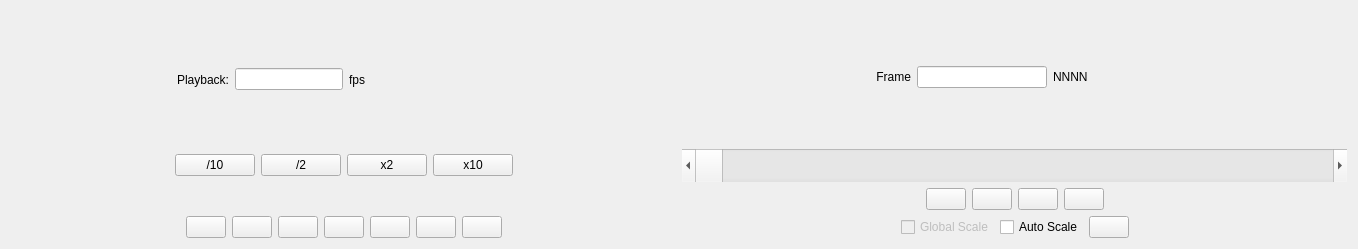
<?xml version="1.0" encoding="UTF-8"?>
<ui version="4.0">
 <class>cubeCtrl</class>
 <widget class="QWidget" name="cubeCtrl">
  <property name="geometry">
   <rect>
    <x>0</x>
    <y>0</y>
    <width>1358</width>
    <height>249</height>
   </rect>
  </property>
  <property name="windowTitle">
   <string>Form</string>
  </property>
  <layout class="QGridLayout" name="gridLayout_2">
   <item row="0" column="0">
    <layout class="QHBoxLayout" name="hlayoutTop" stretch="1,1">
     <item>
      <layout class="QVBoxLayout" name="vlayoutPlayback" stretch="4,4,1,4">
       <item>
        <layout class="QHBoxLayout" name="hlayoutPlayback" stretch="2,2,2,4,2">
         <item>
          <spacer name="horizontalSpacer_5">
           <property name="orientation">
            <enum>Qt::Horizontal</enum>
           </property>
           <property name="sizeHint" stdset="0">
            <size>
             <width>40</width>
             <height>20</height>
            </size>
           </property>
          </spacer>
         </item>
         <item>
          <widget class="QLabel" name="labelPlayback">
           <property name="text">
            <string>Playback:</string>
           </property>
           <property name="alignment">
            <set>Qt::AlignRight|Qt::AlignTrailing|Qt::AlignVCenter</set>
           </property>
          </widget>
         </item>
         <item>
          <widget class="QLineEdit" name="lineEditFPS">
           <property name="focusPolicy">
            <enum>Qt::ClickFocus</enum>
           </property>
          </widget>
         </item>
         <item>
          <widget class="QLabel" name="labelFPS">
           <property name="text">
            <string>fps</string>
           </property>
          </widget>
         </item>
         <item>
          <spacer name="horizontalSpacer_6">
           <property name="orientation">
            <enum>Qt::Horizontal</enum>
           </property>
           <property name="sizeHint" stdset="0">
            <size>
             <width>40</width>
             <height>20</height>
            </size>
           </property>
          </spacer>
         </item>
        </layout>
       </item>
       <item>
        <layout class="QHBoxLayout" name="hlayoutFPSMult">
         <item>
          <spacer name="horizontalSpacer_7">
           <property name="orientation">
            <enum>Qt::Horizontal</enum>
           </property>
           <property name="sizeHint" stdset="0">
            <size>
             <width>40</width>
             <height>20</height>
            </size>
           </property>
          </spacer>
         </item>
         <item>
          <widget class="QPushButton" name="buttonFPSD10">
           <property name="focusPolicy">
            <enum>Qt::NoFocus</enum>
           </property>
           <property name="toolTip">
            <string>fps /10</string>
           </property>
           <property name="text">
            <string>/10</string>
           </property>
          </widget>
         </item>
         <item>
          <widget class="QPushButton" name="buttonFPSD2">
           <property name="focusPolicy">
            <enum>Qt::NoFocus</enum>
           </property>
           <property name="toolTip">
            <string>fps /2</string>
           </property>
           <property name="text">
            <string>/2</string>
           </property>
          </widget>
         </item>
         <item>
          <widget class="QPushButton" name="buttonFPSX2">
           <property name="focusPolicy">
            <enum>Qt::NoFocus</enum>
           </property>
           <property name="toolTip">
            <string>fps x2</string>
           </property>
           <property name="text">
            <string>x2</string>
           </property>
          </widget>
         </item>
         <item>
          <widget class="QPushButton" name="buttonFPSX10">
           <property name="focusPolicy">
            <enum>Qt::NoFocus</enum>
           </property>
           <property name="toolTip">
            <string>fps x10</string>
           </property>
           <property name="text">
            <string>x10</string>
           </property>
          </widget>
         </item>
         <item>
          <spacer name="horizontalSpacer_8">
           <property name="orientation">
            <enum>Qt::Horizontal</enum>
           </property>
           <property name="sizeHint" stdset="0">
            <size>
             <width>40</width>
             <height>20</height>
            </size>
           </property>
          </spacer>
         </item>
        </layout>
       </item>
       <item>
        <spacer name="verticalSpacer">
         <property name="orientation">
          <enum>Qt::Vertical</enum>
         </property>
         <property name="sizeHint" stdset="0">
          <size>
           <width>20</width>
           <height>40</height>
          </size>
         </property>
        </spacer>
       </item>
       <item>
        <layout class="QHBoxLayout" name="hlayoutPlayButtons">
         <item>
          <spacer name="horizontalSpacer_9">
           <property name="orientation">
            <enum>Qt::Horizontal</enum>
           </property>
           <property name="sizeHint" stdset="0">
            <size>
             <width>40</width>
             <height>20</height>
            </size>
           </property>
          </spacer>
         </item>
         <item>
          <widget class="QPushButton" name="buttonFastFastBackward">
           <property name="focusPolicy">
            <enum>Qt::NoFocus</enum>
           </property>
           <property name="toolTip">
            <string>reverse x10</string>
           </property>
           <property name="text">
            <string/>
           </property>
           <property name="icon">
            <iconset resource="../res/imviewer.qrc">
             <normaloff>:/icons/step-backward-2.svg</normaloff>
             <disabledoff>:/icons/step-backward-2.svg</disabledoff>:/icons/step-backward-2.svg</iconset>
           </property>
           <property name="iconSize">
            <size>
             <width>48</width>
             <height>48</height>
            </size>
           </property>
          </widget>
         </item>
         <item>
          <widget class="QPushButton" name="buttonFastBackward">
           <property name="focusPolicy">
            <enum>Qt::NoFocus</enum>
           </property>
           <property name="toolTip">
            <string>reverse x2</string>
           </property>
           <property name="text">
            <string/>
           </property>
           <property name="icon">
            <iconset resource="../res/imviewer.qrc">
             <normaloff>:/icons/step-backward.svg</normaloff>
             <disabledoff>:/icons/step-backward.svg</disabledoff>:/icons/step-backward.svg</iconset>
           </property>
           <property name="iconSize">
            <size>
             <width>48</width>
             <height>48</height>
            </size>
           </property>
          </widget>
         </item>
         <item>
          <widget class="QPushButton" name="buttonPlayBackward">
           <property name="focusPolicy">
            <enum>Qt::NoFocus</enum>
           </property>
           <property name="toolTip">
            <string>reverse x1</string>
           </property>
           <property name="text">
            <string/>
           </property>
           <property name="icon">
            <iconset resource="../res/imviewer.qrc">
             <normaloff>:/icons/play-reverse-48.png</normaloff>
             <disabledoff>:/icons/play-reverse-48.png</disabledoff>:/icons/play-reverse-48.png</iconset>
           </property>
           <property name="iconSize">
            <size>
             <width>48</width>
             <height>48</height>
            </size>
           </property>
          </widget>
         </item>
         <item>
          <widget class="QPushButton" name="buttonStop">
           <property name="focusPolicy">
            <enum>Qt::NoFocus</enum>
           </property>
           <property name="toolTip">
            <string>stop</string>
           </property>
           <property name="text">
            <string/>
           </property>
           <property name="icon">
            <iconset resource="../res/imviewer.qrc">
             <normaloff>:/icons/stop.svg</normaloff>
             <disabledoff>:/icons/stop.svg</disabledoff>:/icons/stop.svg</iconset>
           </property>
           <property name="iconSize">
            <size>
             <width>48</width>
             <height>48</height>
            </size>
           </property>
          </widget>
         </item>
         <item>
          <widget class="QPushButton" name="buttonPlayForward">
           <property name="focusPolicy">
            <enum>Qt::NoFocus</enum>
           </property>
           <property name="toolTip">
            <string>play x1</string>
           </property>
           <property name="text">
            <string/>
           </property>
           <property name="icon">
            <iconset resource="../res/imviewer.qrc">
             <normaloff>:/icons/play.svg</normaloff>
             <disabledoff>:/icons/play.svg</disabledoff>:/icons/play.svg</iconset>
           </property>
           <property name="iconSize">
            <size>
             <width>48</width>
             <height>48</height>
            </size>
           </property>
          </widget>
         </item>
         <item>
          <widget class="QPushButton" name="buttonFastForward">
           <property name="focusPolicy">
            <enum>Qt::NoFocus</enum>
           </property>
           <property name="toolTip">
            <string>play x2</string>
           </property>
           <property name="text">
            <string/>
           </property>
           <property name="icon">
            <iconset resource="../res/imviewer.qrc">
             <normaloff>:/icons/step-forward.svg</normaloff>
             <disabledoff>:/icons/step-forward.svg</disabledoff>:/icons/step-forward.svg</iconset>
           </property>
           <property name="iconSize">
            <size>
             <width>48</width>
             <height>48</height>
            </size>
           </property>
          </widget>
         </item>
         <item>
          <widget class="QPushButton" name="buttonFastFastForward">
           <property name="focusPolicy">
            <enum>Qt::NoFocus</enum>
           </property>
           <property name="toolTip">
            <string>play x10</string>
           </property>
           <property name="text">
            <string/>
           </property>
           <property name="icon">
            <iconset resource="../res/imviewer.qrc">
             <normaloff>:/icons/step-forward-2.svg</normaloff>
             <disabledoff>:/icons/step-forward-2.svg</disabledoff>:/icons/step-forward-2.svg</iconset>
           </property>
           <property name="iconSize">
            <size>
             <width>48</width>
             <height>48</height>
            </size>
           </property>
          </widget>
         </item>
         <item>
          <spacer name="horizontalSpacer_10">
           <property name="orientation">
            <enum>Qt::Horizontal</enum>
           </property>
           <property name="sizeHint" stdset="0">
            <size>
             <width>40</width>
             <height>20</height>
            </size>
           </property>
          </spacer>
         </item>
        </layout>
       </item>
      </layout>
     </item>
     <item>
      <layout class="QVBoxLayout" name="vlayoutFrame" stretch="4,1,4,4">
       <item>
        <layout class="QHBoxLayout" name="hlayoutFrame" stretch="5,2,4,4,5">
         <item>
          <spacer name="horizontalSpacer">
           <property name="orientation">
            <enum>Qt::Horizontal</enum>
           </property>
           <property name="sizeHint" stdset="0">
            <size>
             <width>40</width>
             <height>20</height>
            </size>
           </property>
          </spacer>
         </item>
         <item>
          <widget class="QLabel" name="labelFrame">
           <property name="text">
            <string>Frame</string>
           </property>
           <property name="alignment">
            <set>Qt::AlignRight|Qt::AlignTrailing|Qt::AlignVCenter</set>
           </property>
          </widget>
         </item>
         <item>
          <widget class="QLineEdit" name="lineEditFrame">
           <property name="focusPolicy">
            <enum>Qt::ClickFocus</enum>
           </property>
           <property name="alignment">
            <set>Qt::AlignCenter</set>
           </property>
          </widget>
         </item>
         <item>
          <widget class="QLabel" name="labelFrames">
           <property name="text">
            <string>NNNN</string>
           </property>
          </widget>
         </item>
         <item>
          <spacer name="horizontalSpacer_2">
           <property name="orientation">
            <enum>Qt::Horizontal</enum>
           </property>
           <property name="sizeHint" stdset="0">
            <size>
             <width>40</width>
             <height>20</height>
            </size>
           </property>
          </spacer>
         </item>
        </layout>
       </item>
       <item>
        <widget class="QScrollBar" name="scrollBarFrame">
         <property name="sizePolicy">
          <sizepolicy hsizetype="Minimum" vsizetype="Expanding">
           <horstretch>0</horstretch>
           <verstretch>0</verstretch>
          </sizepolicy>
         </property>
         <property name="pageStep">
          <number>1</number>
         </property>
         <property name="orientation">
          <enum>Qt::Horizontal</enum>
         </property>
        </widget>
       </item>
       <item>
        <layout class="QHBoxLayout" name="hlayoutFramAdvance">
         <item>
          <spacer name="horizontalSpacer_3">
           <property name="orientation">
            <enum>Qt::Horizontal</enum>
           </property>
           <property name="sizeHint" stdset="0">
            <size>
             <width>40</width>
             <height>20</height>
            </size>
           </property>
          </spacer>
         </item>
         <item>
          <widget class="QPushButton" name="buttonFrameDecrement2">
           <property name="focusPolicy">
            <enum>Qt::NoFocus</enum>
           </property>
           <property name="toolTip">
            <string>-10 frames</string>
           </property>
           <property name="text">
            <string/>
           </property>
           <property name="icon">
            <iconset resource="../res/imviewer.qrc">
             <normaloff>:/icons/skip-backward.svg</normaloff>:/icons/skip-backward.svg</iconset>
           </property>
           <property name="iconSize">
            <size>
             <width>48</width>
             <height>48</height>
            </size>
           </property>
           <property name="shortcut">
            <string/>
           </property>
          </widget>
         </item>
         <item>
          <widget class="QPushButton" name="buttonFrameDecrement">
           <property name="focusPolicy">
            <enum>Qt::NoFocus</enum>
           </property>
           <property name="toolTip">
            <string>-1 frame</string>
           </property>
           <property name="text">
            <string/>
           </property>
           <property name="icon">
            <iconset resource="../res/imviewer.qrc">
             <normaloff>:/icons/skip-previous.svg</normaloff>:/icons/skip-previous.svg</iconset>
           </property>
           <property name="iconSize">
            <size>
             <width>48</width>
             <height>48</height>
            </size>
           </property>
          </widget>
         </item>
         <item>
          <widget class="QPushButton" name="buttonFrameIncrement">
           <property name="focusPolicy">
            <enum>Qt::NoFocus</enum>
           </property>
           <property name="toolTip">
            <string>+1 frame</string>
           </property>
           <property name="text">
            <string/>
           </property>
           <property name="icon">
            <iconset resource="../res/imviewer.qrc">
             <normaloff>:/icons/skip-next.svg</normaloff>:/icons/skip-next.svg</iconset>
           </property>
           <property name="iconSize">
            <size>
             <width>48</width>
             <height>48</height>
            </size>
           </property>
          </widget>
         </item>
         <item>
          <widget class="QPushButton" name="buttonFrameIncrement2">
           <property name="focusPolicy">
            <enum>Qt::NoFocus</enum>
           </property>
           <property name="toolTip">
            <string>+10 frames</string>
           </property>
           <property name="text">
            <string/>
           </property>
           <property name="icon">
            <iconset resource="../res/imviewer.qrc">
             <normaloff>:/icons/skip-forward.svg</normaloff>:/icons/skip-forward.svg</iconset>
           </property>
           <property name="iconSize">
            <size>
             <width>48</width>
             <height>48</height>
            </size>
           </property>
          </widget>
         </item>
         <item>
          <spacer name="horizontalSpacer_4">
           <property name="orientation">
            <enum>Qt::Horizontal</enum>
           </property>
           <property name="sizeHint" stdset="0">
            <size>
             <width>40</width>
             <height>20</height>
            </size>
           </property>
          </spacer>
         </item>
        </layout>
       </item>
       <item>
        <layout class="QGridLayout" name="gridLayout">
         <item row="0" column="3">
          <widget class="QPushButton" name="buttonRestretch">
           <property name="focusPolicy">
            <enum>Qt::NoFocus</enum>
           </property>
           <property name="text">
            <string/>
           </property>
           <property name="icon">
            <iconset resource="../res/imviewer.qrc">
             <normaloff>:/icons/refresh.svg</normaloff>:/icons/refresh.svg</iconset>
           </property>
           <property name="iconSize">
            <size>
             <width>48</width>
             <height>48</height>
            </size>
           </property>
          </widget>
         </item>
         <item row="0" column="4">
          <spacer name="horizontalSpacer_11">
           <property name="orientation">
            <enum>Qt::Horizontal</enum>
           </property>
           <property name="sizeHint" stdset="0">
            <size>
             <width>40</width>
             <height>20</height>
            </size>
           </property>
          </spacer>
         </item>
         <item row="0" column="2">
          <widget class="QCheckBox" name="checkBoxAutoScale">
           <property name="focusPolicy">
            <enum>Qt::NoFocus</enum>
           </property>
           <property name="text">
            <string>Auto Scale</string>
           </property>
          </widget>
         </item>
         <item row="0" column="1">
          <widget class="QCheckBox" name="checkBox">
           <property name="enabled">
            <bool>false</bool>
           </property>
           <property name="focusPolicy">
            <enum>Qt::NoFocus</enum>
           </property>
           <property name="text">
            <string>Global Scale</string>
           </property>
          </widget>
         </item>
         <item row="0" column="0">
          <spacer name="horizontalSpacer_12">
           <property name="orientation">
            <enum>Qt::Horizontal</enum>
           </property>
           <property name="sizeHint" stdset="0">
            <size>
             <width>40</width>
             <height>20</height>
            </size>
           </property>
          </spacer>
         </item>
        </layout>
       </item>
      </layout>
     </item>
    </layout>
   </item>
  </layout>
 </widget>
 <resources>
  <include location="../res/imviewer.qrc"/>
 </resources>
 <connections/>
</ui>
